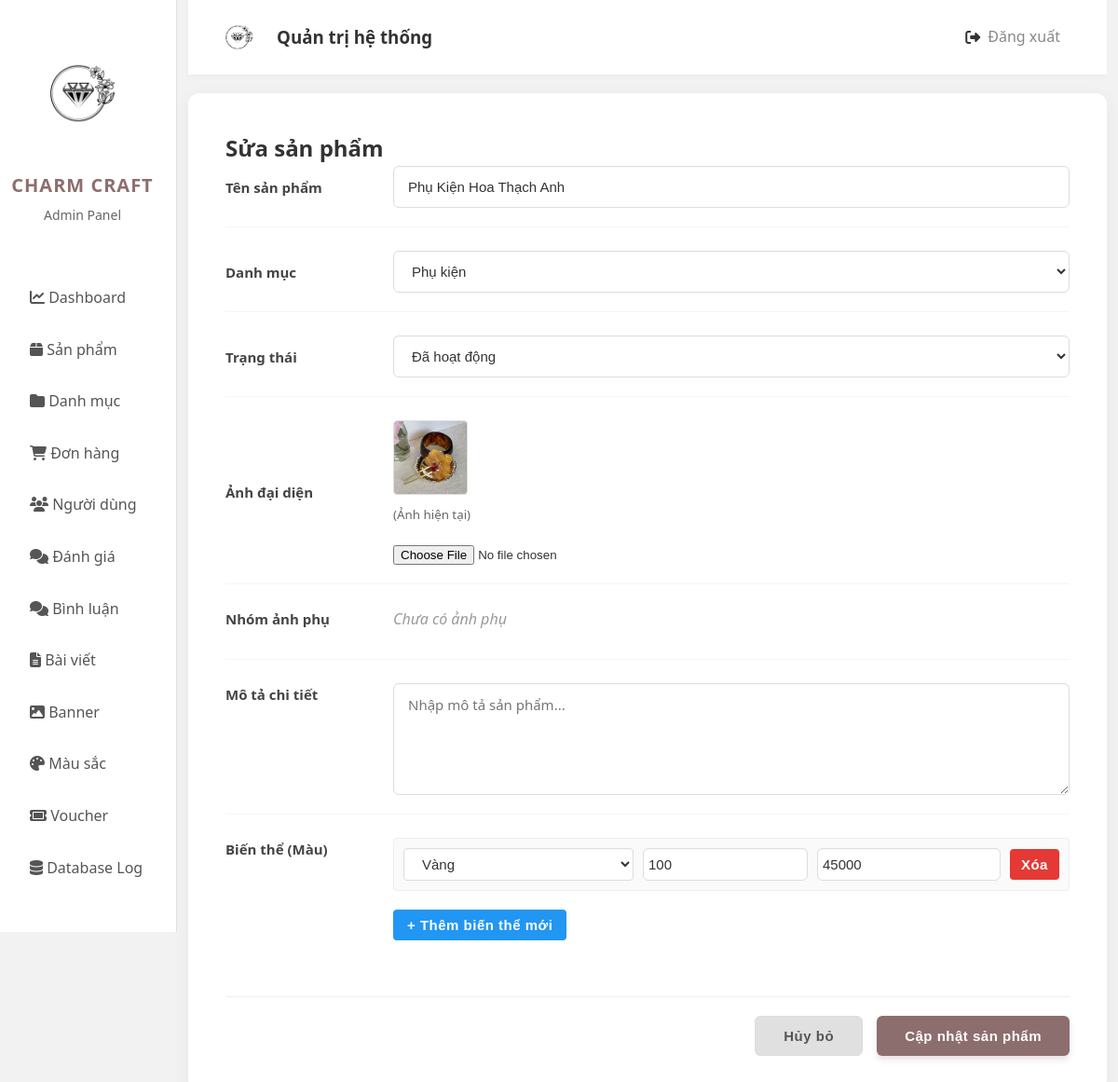
Screenshot of /admin/index.php?page=editpro&id=47 with the database file from the repository.
### tables this page shows
CREATE TABLE `products` (
  `id` int(11) NOT NULL,
  `image` varchar(255) DEFAULT NULL,
  `listImages` varchar(255) DEFAULT NULL,
  `name` varchar(255) DEFAULT NULL,
  `description` text DEFAULT NULL,
  `hot` tinyint(4) DEFAULT NULL,
  `status` int(4) NOT NULL,
  `view` int(11) NOT NULL,
  `idCategory` int(11) DEFAULT NULL
);

CREATE TABLE `productdetail` (
  `id` int(11) NOT NULL,
  `idProduct` int(11) DEFAULT NULL,
  `stockQuantity` int(11) DEFAULT NULL,
  `price` int(11) DEFAULT NULL,
  `idColor` int(11) DEFAULT NULL
);

### admin/app/controller/adminProController.php (called while the page is built, shortened)
<?php
class ProAdminController
{
    private $product;
    private $category;
    private $data = [];
    private $color;
    function __construct()
    {
        $this->product = new ProductsModel();
        $this->category = new CategoriesModel();
        $this->color    = new colorModel();
    }
    function renderView($view, $data = null) {
    $view = './app/view/' . $view . '.php';
    require_once $view;
}
    function viewEditPro()
{
    if (isset($_GET['id']) && ($_GET['id'] > 0) ) {
        $id = (int)$_GET['id'];
        $this->data['listcate']  = $this->category->getAllCate();
        $this->data['listcolor'] = $this->color->getAllColors();
        $this->data['detail'] = $this->product->getIdPro($id);
        $this->data['variants'] = $this->product->getProductDetails($id);
    }
    $this->renderView('productEdit', $this->data);
}
}

### app/model/database.php (called while the page is built, shortened)
<?php
class DataBase
{
    private $servername = "localhost";
    private $username = "root";
    private $password = "";
    private $dbname = "da";
    private $conn;
    public function __construct()
    {
        try {
            $this->conn = new PDO("mysql:host=$this->servername;dbname=$this->dbname", $this->username, $this->password);
            $this->conn->setAttribute(PDO::ATTR_ERRMODE, PDO::ERRMODE_EXCEPTION);
        } catch (PDOException $e) {
            echo "Connection failed: " . $e->getMessage();
        }
    }
    public function query($sql, $param = []): mixed
    {
        $this->stmt = $this->conn->prepare($sql);
        $this->stmt->execute($param);
        return $this->stmt;
    }
    public function getAll($sql, $param = []): mixed
    {
        $statement = $this->query($sql, $param);
        return $statement->fetchAll(PDO::FETCH_ASSOC);
    }
    public function getOne($sql, $param = []): mixed
    {
        $statement = $this->query($sql, $param);
        return $statement->fetch(PDO::FETCH_ASSOC);
    }
}

### app/model/productsModel.php (called while the page is built, shortened)
<?php
class ProductsModel {
    private $db;
    function __construct(){
        $this->db = new DataBase();
    }
    public function getIdPro($idProduct){
    $sql = "SELECT * FROM products WHERE id = ?";
    $product = $this->db->getOne($sql, [$idProduct]);
    $sql2 = "SELECT id AS idDetail, idColor, price, stockQuantity
             FROM productdetail
             WHERE idProduct = ?
             ORDER BY id ASC LIMIT 1";
    $variant = $this->db->getOne($sql2, [$idProduct]);
    return array_merge($product, $variant);
}
 function getProductDetails($productId) {
    $sql = "SELECT pd.id AS idDetail, pd.price, pd.stockQuantity, c.id AS idColor, c.nameColor
            FROM productdetail pd
            JOIN colors c ON pd.idColor = c.id
            WHERE pd.idProduct = :idProduct";
    return $this->db->getAll($sql, [':idProduct' => $productId]);
}
}

### app/model/productCateModel.php (called while the page is built, shortened)
<?php
class CategoriesModel {
    private $db;
    function __construct(){
        $this->db = new DataBase();
    }
    function getAllCate(){
        $sql = "SELECT * FROM categories";
        return $this->db->getAll($sql);
    }
}

### app/model/colorModel.php (called while the page is built, shortened)
<?php
class ColorModel {
    private $db;
    public function __construct() {
        $this->db = new DataBase();
    }
    public function getAllColors() {
    $sql = "SELECT * FROM colors ORDER BY nameColor ASC";
    return $this->db->getAll($sql);
}
}

### admin/app/view/productEdit.php (the view, shortened to what this page needs)
<div class="main-product">
    <h2>Sửa sản phẩm</h2>
    <form id="product-edit-form" action="?page=updatepro" method="post" enctype="multipart/form-data">
        <?php
        $pro_detail = $data['detail'] ?? [];
        ?>
        <div class="category-main-product">
            <label for="name">Tên sản phẩm</label>
            <input type="text" id="name" name="name" value="<?= htmlspecialchars($pro_detail['name'] ?? '') ?>" required>
        </div>
        <div class="category-main-product">
            <label for="idCate">Danh mục</label>
            <select name="idCate" id="idCate">
                <?php
                if (!empty($data['listcate'])) {
                    $currentCate = $pro_detail['idCategory'] ?? $pro_detail['idCate'] ?? null;
                    foreach ($data['listcate'] as $item) {
                        $selected = ($item['id'] == $currentCate) ? 'selected' : '';
                        echo '<option value="' . $item['id'] . '" ' . $selected . '>' . htmlspecialchars($item['name']) . '</option>';
                    }
                }
                ?>
            </select>
        </div>
        <div class="category-main-product">
            <label for="status">Trạng thái</label>
            <select name="status" id="status">
                <?php $status = $pro_detail['status'] ?? 1; ?>
                <option value="1" <?= ($status == 1) ? 'selected' : '' ?>>Đã hoạt động</option>
            </select>
        </div>
        <div class="category-main-product">
            <label for="image">Ảnh đại diện</label>
            <div class="image-product">
                <?php if (!empty($pro_detail['image'])): ?>
                    <div style="margin-bottom: 10px;">
                        <img src="../public/image/<?= $pro_detail['image'] ?>" alt="Ảnh hiện tại" style="width: 80px; height: 80px; object-fit: cover; border: 1px solid #ddd; border-radius: 4px;">
                        <br><small style="color: #666;">(Ảnh hiện tại)</small>
                    </div>
                <?php endif; ?>
                <input type="file" name="image" id="image">
            </div>
        </div>
        <div class="category-main-product" style="align-items: flex-start;">
            <label>Nhóm ảnh phụ</label>
            <div style="flex-grow: 1;">
                <div style="display: flex; gap: 10px; flex-wrap: wrap; margin-bottom: 10px;">
                    <?php
                    $listImages = [];
                    if (!empty($listImages)) {
                        foreach ($listImages as $img) {
                            $img = trim($img);
                            if ($img) {
                                echo "
                                <div style='text-align: center; border: 1px solid #eee; padding: 5px; border-radius: 4px;'>
                                    <img src='../public/image/$img' style='width: 60px; height: 60px; object-fit: cover; display: block; margin-bottom: 5px;'>
                                    <button type='button' class='delete-image' data-image='$img' style='background: #e53935; color: white; border: none; padding: 2px 8px; border-radius: 3px; cursor: pointer; font-size: 12px;'>Xóa</button>
                                </div>";
                            }
                        }
                    } else {
                        echo "<span style='color: #999; font-style: italic;'>Chưa có ảnh phụ</span>";
                    }
                    ?>
                </div>
                </div>
        </div>
        <div class="text-main-product">
            <label for="description">Mô tả chi tiết</label>
            <textarea name="description" id="description" placeholder="Nhập mô tả sản phẩm..."><?= htmlspecialchars($pro_detail['description'] ?? '') ?></textarea>
        </div>
        <div class="category-main-product" style="align-items: flex-start; border-bottom: none;">
            <label>Biến thể (Màu)</label>
            <div style="flex-grow: 1;">
                <div id="variants-container">
                    <?php if (!empty($variants)): ?>
                        <?php foreach ($variants as $variant): ?>
                            <div class="variant-block" style="display: flex; gap: 10px; margin-bottom: 10px; align-items: center; background: #fafafa; padding: 10px; border: 1px solid #eee; border-radius: 4px;">
                                <select name="idColor[]" required style="width: 150px; height: 35px; border: 1px solid #ddd; border-radius: 4px;">
                                    <?php foreach ($listcolor as $color): ?>
                                        <option value="<?= $color['id'] ?>" <?= ($color['id'] == $variant['idColor']) ? 'selected' : '' ?>>
                                            <?= htmlspecialchars($color['nameColor']) ?>
                                        </option>
                                    <?php endforeach; ?>
                                </select>
                                <input type="number" name="stockQuantity[]" value="<?= $variant['stockQuantity'] ?>" min="0" placeholder="SL" style="width: 80px; height: 35px; padding: 5px;">
                                <input type="text" name="price[]" value="<?= $variant['price'] ?>" placeholder="Giá" style="width: 100px; height: 35px; padding: 5px;">
                                <button type="button" class="delete-variant" style="background: #e53935; color: white; border: none; padding: 8px 12px; border-radius: 4px; cursor: pointer;">Xóa</button>
                            </div>
                        <?php endforeach; ?>
                    <?php endif; ?>
                </div>
                <button type="button" id="addVariantBtn" style="margin-top: 10px; background: #2196F3; color: white; padding: 8px 15px; border: none; border-radius: 4px; cursor: pointer;">
                    + Thêm biến thể mới
                </button>
            </div>
        </div>
        <div class="submit-main-product">
            <a href="?page=product" class="btn-cancel" style="text-decoration: none;">
                <button type="button" style="background-color: #e0e0e0; color: #555;">Hủy bỏ</button>
            </a>
            <button type="submit" name="submit">Cập nhật sản phẩm</button>
        </div>
    </form>
</div>

### admin/public/css/grid.css (style rules this page uses)
* { margin: 0; padding: 0; box-sizing: border-box; }

### admin/public/css/Admin.css (style rules this page uses)
body { font-family: "Segoe UI", Tahoma, Geneva, Verdana, sans-serif; background-color: #f2f2f2; color: #333; line-height: 1.6; }
.main-product { margin: 0 auto; background-color: #fff; padding: 40px; border-radius: 12px; box-shadow: 0 5px 20px rgba(0, 0, 0, 0.05); max-width: 100%; width: 100%; }
.category-main-product, .text-main-product { display: flex; align-items: center; margin-bottom: 25px; border-bottom: 1px solid #f5f5f5; padding-bottom: 20px; }
.category-main-product label, .text-main-product label { font-size: 15px; font-weight: 600; color: #444; width: 160px; min-width: 160px; margin-right: 20px; }
.category-main-product input[type="text"], .category-main-product input[type="number"], .category-main-product input[type="date"], .category-main-product select, .text-main-product textarea { flex-grow: 1; width: 100%; height: 45px; border-radius: 6px; font-size: 15px; background-color: #fff; border: 1px solid #ddd; padding: 0 15px; color: #333; transition: all 0.3s ease; box-shadow: inset 0 1px 2px rgba(0, 0, 0, 0.03); }
.text-main-product { align-items: flex-start; }
.text-main-product textarea { height: 120px; padding: 12px 15px; resize: vertical; font-family: inherit; }
.category-main-product .image-product { flex-grow: 1; display: flex; flex-direction: column; gap: 10px; align-items: flex-start; }
.category-main-product input[type="file"] { background-color: transparent; border: none; padding: 0; height: auto; box-shadow: none; }
.submit-main-product { margin-top: 40px; padding-top: 20px; border-top: 1px solid #eee; display: flex; justify-content: flex-end; gap: 15px; }
button, .submit-main-product a button, .btn-cancel button { font-size: 15px; font-weight: 600; padding: 12px 30px; border-radius: 6px; cursor: pointer; border: none; transition: all 0.3s; display: inline-flex; align-items: center; justify-content: center; letter-spacing: 0.5px; }
button[type="submit"], .submit-main-product button[type="submit"] { background-color: #8d6e6e; color: white; box-shadow: 0 4px 6px rgba(141, 110, 110, 0.2); }
.submit-main-product a button, .btn-cancel button { background-color: #f5f5f5; color: #666; border: 1px solid #ddd; }

### rows the page displays
products: name "Phụ Kiện Hoa Thạch Anh", status "Đã hoạt động", image (picture)
productdetail: stockQuantity "100", price "45000"

### other values shown
form field idCate "Phụ kiện"
form field value "Vàng"
